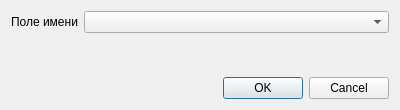
<?xml version="1.0" encoding="UTF-8"?>
<ui version="4.0">
 <class>Dialog</class>
 <widget class="QDialog" name="Dialog">
  <property name="geometry">
   <rect>
    <x>0</x>
    <y>0</y>
    <width>400</width>
    <height>110</height>
   </rect>
  </property>
  <property name="windowTitle">
   <string>Сохранить в PDS</string>
  </property>
  <layout class="QGridLayout" name="gridLayout" columnstretch="0,1">
   <item row="0" column="0">
    <widget class="QLabel" name="label">
     <property name="text">
      <string>Поле имени</string>
     </property>
    </widget>
   </item>
   <item row="0" column="1">
    <widget class="QComboBox" name="mFieldsComboBox"/>
   </item>
   <item row="2" column="0" colspan="2">
    <widget class="QDialogButtonBox" name="buttonBox">
     <property name="orientation">
      <enum>Qt::Horizontal</enum>
     </property>
     <property name="standardButtons">
      <set>QDialogButtonBox::Cancel|QDialogButtonBox::Ok</set>
     </property>
    </widget>
   </item>
   <item row="1" column="1">
    <spacer name="verticalSpacer">
     <property name="orientation">
      <enum>Qt::Vertical</enum>
     </property>
     <property name="sizeHint" stdset="0">
      <size>
       <width>20</width>
       <height>40</height>
      </size>
     </property>
    </spacer>
   </item>
  </layout>
 </widget>
 <resources/>
 <connections>
  <connection>
   <sender>buttonBox</sender>
   <signal>accepted()</signal>
   <receiver>Dialog</receiver>
   <slot>accept()</slot>
   <hints>
    <hint type="sourcelabel">
     <x>248</x>
     <y>254</y>
    </hint>
    <hint type="destinationlabel">
     <x>157</x>
     <y>274</y>
    </hint>
   </hints>
  </connection>
  <connection>
   <sender>buttonBox</sender>
   <signal>rejected()</signal>
   <receiver>Dialog</receiver>
   <slot>reject()</slot>
   <hints>
    <hint type="sourcelabel">
     <x>316</x>
     <y>260</y>
    </hint>
    <hint type="destinationlabel">
     <x>286</x>
     <y>274</y>
    </hint>
   </hints>
  </connection>
 </connections>
</ui>
